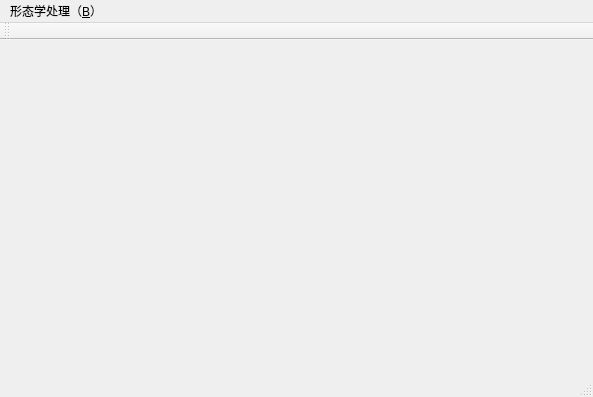
<?xml version="1.0" encoding="UTF-8"?>
<ui version="4.0">
 <class>MainWindow</class>
 <widget class="QMainWindow" name="MainWindow">
  <property name="geometry">
   <rect>
    <x>0</x>
    <y>0</y>
    <width>593</width>
    <height>397</height>
   </rect>
  </property>
  <property name="windowTitle">
   <string>MainWindow</string>
  </property>
  <widget class="QWidget" name="centralWidget"/>
  <widget class="QMenuBar" name="menuBar">
   <property name="geometry">
    <rect>
     <x>0</x>
     <y>0</y>
     <width>593</width>
     <height>26</height>
    </rect>
   </property>
   <widget class="QMenu" name="menu_B">
    <property name="title">
     <string>形态学处理（&amp;B）</string>
    </property>
    <addaction name="actionblur_B"/>
   </widget>
   <addaction name="menu_B"/>
  </widget>
  <widget class="QToolBar" name="mainToolBar">
   <attribute name="toolBarArea">
    <enum>TopToolBarArea</enum>
   </attribute>
   <attribute name="toolBarBreak">
    <bool>false</bool>
   </attribute>
  </widget>
  <widget class="QStatusBar" name="statusBar"/>
  <action name="actionblur_B">
   <property name="text">
    <string>blur(&amp;A)</string>
   </property>
  </action>
 </widget>
 <layoutdefault spacing="6" margin="11"/>
 <resources/>
 <connections/>
</ui>
